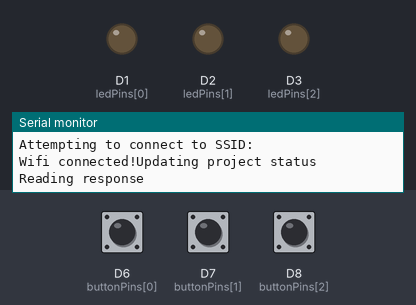
This program was run on a simulated Arduino MKR. Parts: output pins drawn as LEDs (lit = HIGH), the last lines printed to the serial monitor. The inputs (shaded band) are chosen by the test bench; at power-on: D6 (buttonPins[0]) HIGH, D7 (buttonPins[1]) HIGH, D8 (buttonPins[2]) HIGH. WiFi joins after 1.5 s; servers stay silent unless stated; uploads are accepted with an empty reply; not simulated (calls return 0 or success): secrets.h; names the files do not define were given values by the test bench: API_PORT = 80.

Above: at 12.7 s.
12.8 s: D6 (buttonPins[0]) pulled LOW for 0.15 s
At 15.2 s:
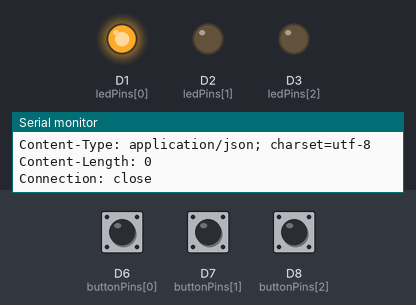
15.5 s: D7 (buttonPins[1]) pulled LOW for 0.15 s
At 17.6 s:
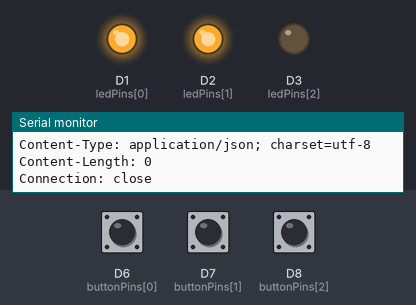
18.2 s: D8 (buttonPins[2]) pulled LOW for 0.15 s
At 19.8 s:
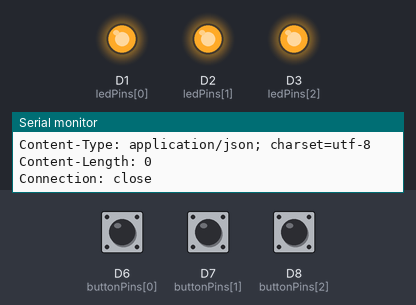
21.3 s: D6 (buttonPins[0]) pulled LOW for 1 s
At 24.5 s:
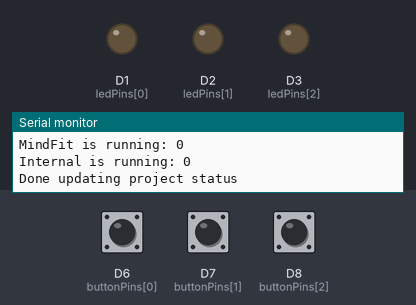
25.3 s: D7 (buttonPins[1]) pulled LOW for 1 s
At 27.6 s:
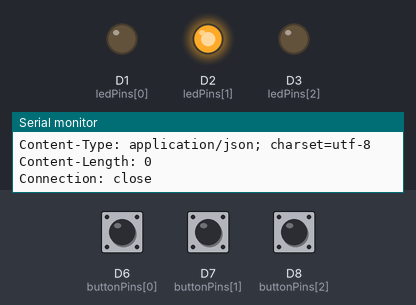
28.0 s: D6 (buttonPins[0]) pulled LOW for 3.2 s
At 30.5 s:
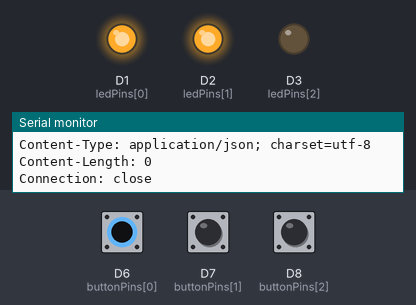
Timing chart, 0 to 35.2 s (numbered marks = the images above; inputs shaded):
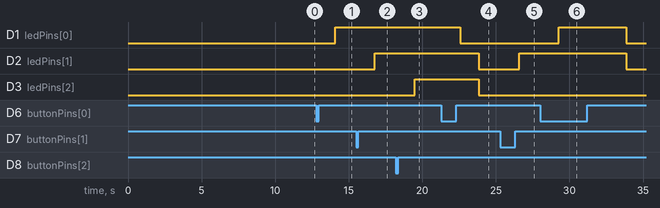

Measured:
- after the input at 12.8 s, D1 (ledPins[0]): LOW → HIGH after 1.3 s
- after the input at 15.5 s, D2 (ledPins[1]): LOW → HIGH after 1.3 s
- after the input at 18.2 s, D3 (ledPins[2]): LOW → HIGH after 1.3 s
- after the input at 21.3 s, D2 (ledPins[1]), D3 (ledPins[2]): HIGH → LOW after 2.5 s instead of 1.5 s
- after the input at 25.3 s, D2 (ledPins[1]): LOW → HIGH after 1.3 s
- after the input at 28.0 s, D1 (ledPins[0]): LOW → HIGH after 1.3 s, → LOW 4.6 s later

The program:

main.cpp
```cpp
#include <WiFiNINA.h>
#include <ArduinoJson.h>
#include "secrets.h"

// // // // // // // // // // // // // // // // // // // // // // // // // // // // // // // // // // // // //
// Adjust these values to match your project
const int numButtons = 3;                                                 // Number of buttons
const int buttonPins[numButtons] = {6, 7, 8};                             // Array of button pins
int ledPins[numButtons] = {1, 2, 3};                                      // Array of LED pins
const String projects[numButtons] = {"KraftBank", "MindFit", "Internal"}; // Array of project names
// // // // // // // // // // // // // // // // // // // // // // // // // // // // // // // // // // // // //

bool buttonState[numButtons] = {false};      // Array to keep track of button state
bool projectIsRunning[numButtons] = {false}; // Array to keep track of project state
int status = WL_IDLE_STATUS;

void setup()
{
  for (int i = 0; i < numButtons; i++)
  {
    pinMode(buttonPins[i], INPUT_PULLUP);
    pinMode(ledPins[i], OUTPUT);
  }

  Serial.begin(9600);

  // attempt to connect to WiFi network
  while (status != WL_CONNECTED)
  {
    Serial.print("Attempting to connect to SSID: ");
    Serial.println(WIFI_SSID);
    status = WiFi.begin(WIFI_SSID, WIFI_PASS);
    delay(10000);
  }

  if (status == WL_CONNECTED)
  {
    Serial.print("Wifi connected!");
  }
}

void buttonPressed(int button)
{
  Serial.println("Button " + String(button) + " pressed");

  // Construct URL for API call
  String endpoint = projectIsRunning[button] ? "/stop" : "/start";
  String url = String("http://") + String(API_HOST) + String(":") + String(API_PORT) + endpoint + "?project=" + String(projects[button]);

  Serial.println("API URL: " + url);

  // Send HTTP request to API
  WiFiClient client;
  if (client.connect(API_HOST, API_PORT))
  {
    Serial.println("Connected to API server");
    client.print(String("GET ") + url + " HTTP/1.1\r\n" +
                 "Host: " + String(API_HOST) + "\r\n" +
                 "Connection: close\r\n" +
                 "\r\n");
  }
  else
  {
    Serial.println("Connection to API server failed");
  }

  // Read response from API
  while (client.connected())
  {
    String line = client.readStringUntil('\n');
    Serial.println(line);
  }

  client.stop();

  // Toggle projectIsRunning flag
  projectIsRunning[button] = !projectIsRunning[button];
}

void readButtons()
{
  for (int i = 0; i < numButtons; i++)
  {
    bool currentState = digitalRead(buttonPins[i]) == LOW;
    if (currentState && !buttonState[i])
    {
      buttonState[i] = true;
      buttonPressed(i);
    }
    else if (!currentState && buttonState[i])
    {
      buttonState[i] = false;
    }
  }
}

void updateLEDs()
{
  for (int i = 0; i < numButtons; i++)
  {
    digitalWrite(ledPins[i], projectIsRunning[i] ? HIGH : LOW);
  }
}

long lastUpdateTime = 0;
void updateProjectStatus()
{
  if (millis() - lastUpdateTime < 10000)
  {
    return;
  }
  lastUpdateTime = millis();
  Serial.println("Updating project status");

  // Todo: Do not block the main loop
  // Make GET request to get running projects
  String url = String("http://") + String(API_HOST) + String(":") + String(API_PORT) + "/running";
  WiFiClient client;
  if (client.connect(API_HOST, API_PORT))
  {
    client.println("GET " + url + " HTTP/1.1");
    client.println("Host: " + String(API_HOST));
    client.println("Connection: close");
    client.println();
  }
  else
  {
    Serial.println("Connection failed");
    return;
  }

  // Read response from server
  Serial.println("Reading response");
  String response = "";
  while (client.connected())
  {
    String line = client.readStringUntil('\n');
    response += line;
  }
  client.stop();

  // Parse response and update project status
  for (int i = 0; i < numButtons; i++)
  {
    bool isRunning = false;
    for (int j = 0; j < response.length(); j++)
    {
      String projectName = "\"" + projects[i] + "\"";
      if (response.indexOf(projectName) != -1)
      {
        isRunning = true;
        break;
      }
    }
    Serial.println(projects[i] + " is running: " + isRunning);
    projectIsRunning[i] = isRunning;
  }
  Serial.println("Done updating project status");
}

void loop()
{
  // wait for WiFi connection
  if (WiFi.status() != WL_CONNECTED)
  {
    Serial.println("WiFi not connected");
    return;
  }

  readButtons();
  updateLEDs();
  updateProjectStatus();
  delay(12);
}
```
